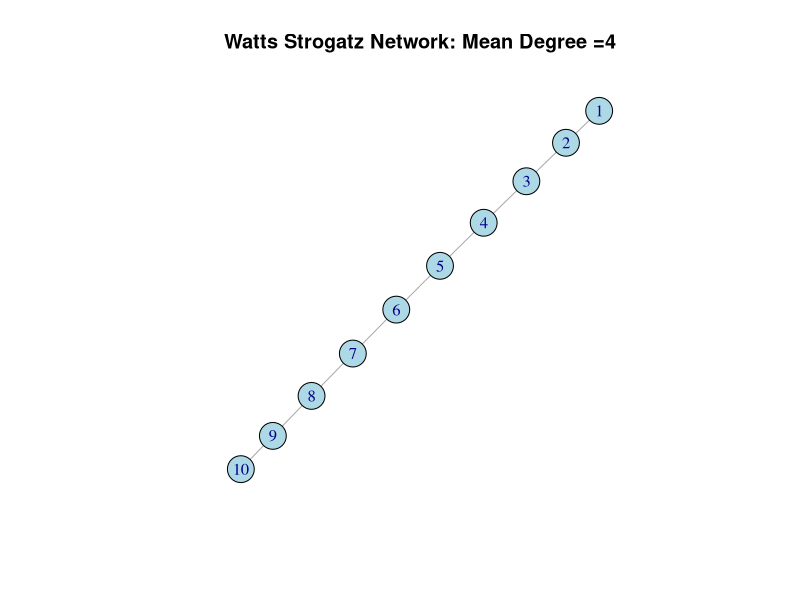

Here is the R script that generated this plot:
#install.packages("igraph")
library(igraph)

#https://kateto.net/netscix2016.html



#g <- sample_smallworld(1, 10, 2, 0.05)

g <- make_lattice(length = 10, dim = 1)


plot(
  main = "Watts Strogatz Network: Mean Degree =4",
  edge.arrow.size = .2,
  edge.curved = 0,
  
  vertex.color = "lightblue",
  g
)


#dev.copy(svg, filename = '/home/renault/Documents/code/results/Rscript/plots/wattsstrogatznetwork.svg')

#dev.off ()